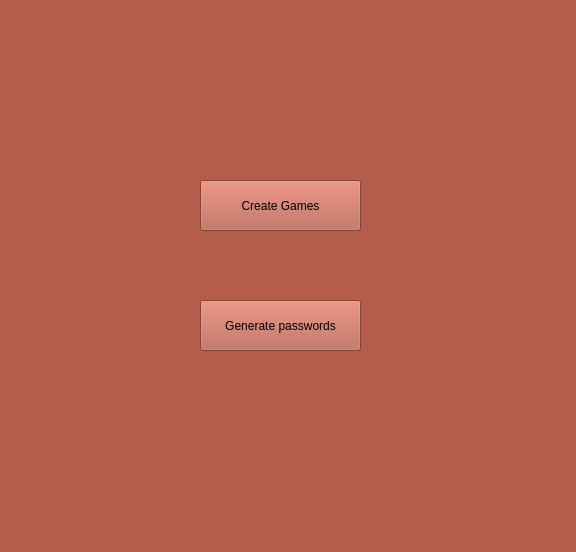
<?xml version="1.0" encoding="UTF-8"?>
<ui version="4.0">
 <class>InstructorWelcome</class>
 <widget class="QMainWindow" name="InstructorWelcome">
  <property name="geometry">
   <rect>
    <x>0</x>
    <y>0</y>
    <width>576</width>
    <height>552</height>
   </rect>
  </property>
  <property name="windowTitle">
   <string>MainWindow</string>
  </property>
  <property name="styleSheet">
   <string notr="true">background-color: #B55D4B;</string>
  </property>
  <widget class="QWidget" name="centralwidget">
   <widget class="QStackedWidget" name="stackedWidget">
    <property name="geometry">
     <rect>
      <x>10</x>
      <y>-10</y>
      <width>561</width>
      <height>561</height>
     </rect>
    </property>
    <widget class="QWidget" name="page">
     <widget class="QPushButton" name="pushButton">
      <property name="geometry">
       <rect>
        <x>190</x>
        <y>190</y>
        <width>161</width>
        <height>51</height>
       </rect>
      </property>
      <property name="text">
       <string>Create Games</string>
      </property>
     </widget>
     <widget class="QPushButton" name="gen_pword">
      <property name="enabled">
       <bool>true</bool>
      </property>
      <property name="geometry">
       <rect>
        <x>190</x>
        <y>310</y>
        <width>161</width>
        <height>51</height>
       </rect>
      </property>
      <property name="text">
       <string>Generate passwords</string>
      </property>
     </widget>
    </widget>
    <widget class="QWidget" name="page_2">
     <widget class="QLabel" name="label">
      <property name="geometry">
       <rect>
        <x>80</x>
        <y>200</y>
        <width>161</width>
        <height>20</height>
       </rect>
      </property>
      <property name="text">
       <string>Number of games</string>
      </property>
     </widget>
     <widget class="QSpinBox" name="spinBox">
      <property name="geometry">
       <rect>
        <x>260</x>
        <y>200</y>
        <width>131</width>
        <height>26</height>
       </rect>
      </property>
     </widget>
     <widget class="QPushButton" name="game_create">
      <property name="geometry">
       <rect>
        <x>260</x>
        <y>260</y>
        <width>131</width>
        <height>31</height>
       </rect>
      </property>
      <property name="text">
       <string>Create</string>
      </property>
     </widget>
     <widget class="QLabel" name="label_2">
      <property name="geometry">
       <rect>
        <x>180</x>
        <y>40</y>
        <width>231</width>
        <height>51</height>
       </rect>
      </property>
      <property name="styleSheet">
       <string notr="true">
QLabel {
  color:white;
  font-size: 25px;
font-weight: 600;
font-style: italic
}</string>
      </property>
      <property name="text">
       <string>CREATE GAMES</string>
      </property>
     </widget>
    </widget>
   </widget>
  </widget>
  <widget class="QStatusBar" name="statusbar"/>
 </widget>
 <resources/>
 <connections/>
</ui>
